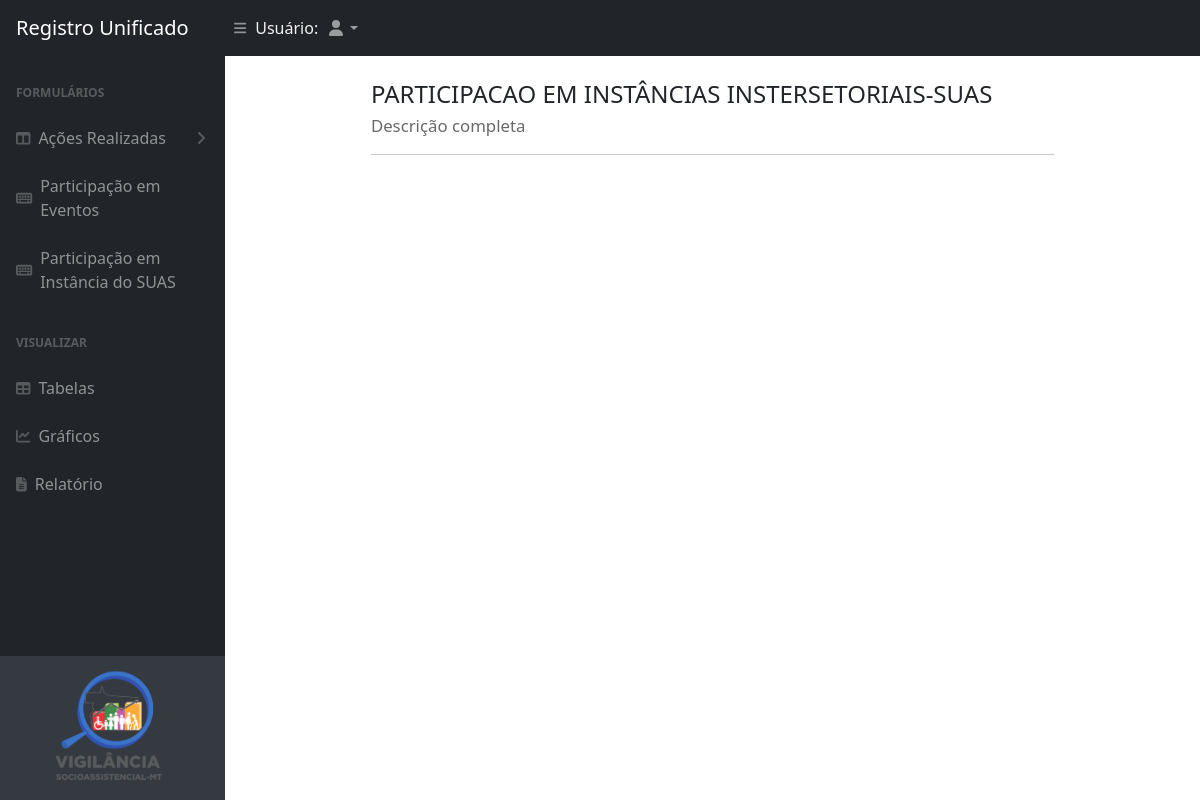
The app's page /users/list-interset/4, older data.
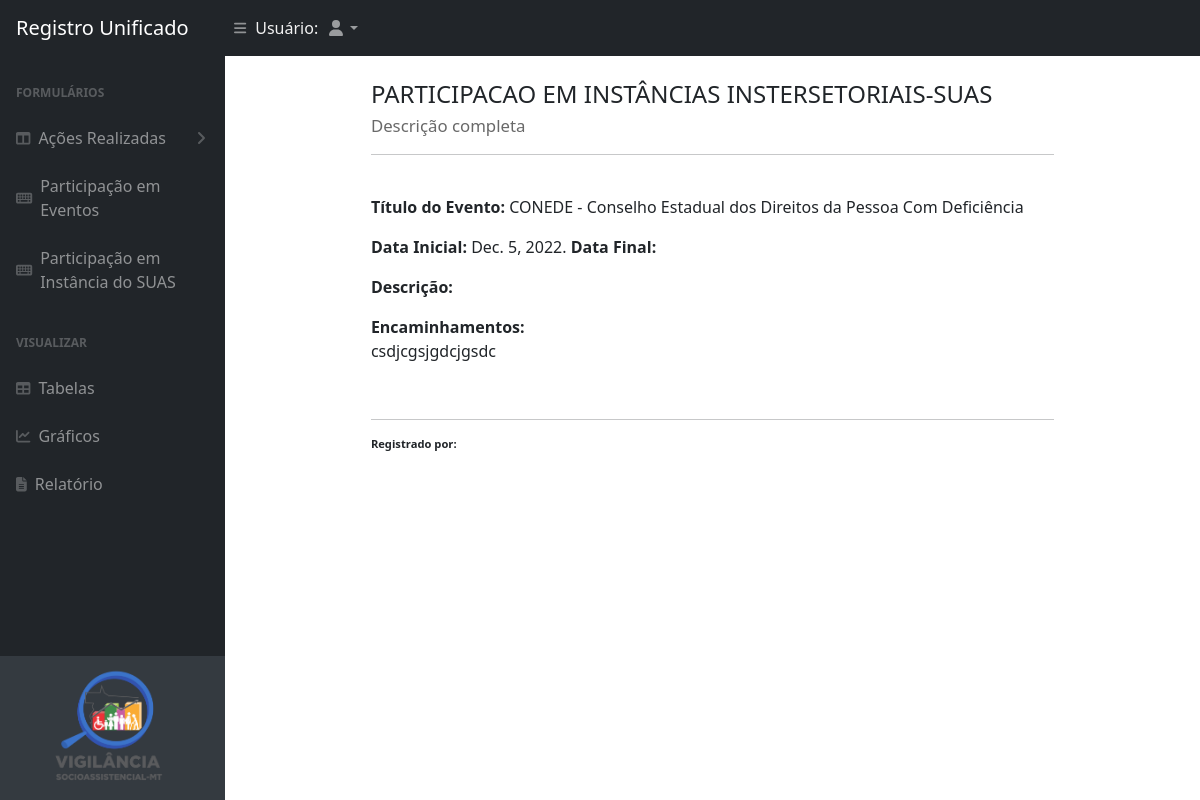
The same page, newer data.
### app/models.py (models this page shows)
class TableIntersetModel(models.Model):
    user = models.ForeignKey(User, on_delete=models.CASCADE)
    espaco_participacao = models.CharField( max_length=150, choices=LISTA_ESPACO_PARTICIPACAO, default= '')
    data_inicial = models.DateField('Data Inicial')
    data_final = models.DateField('Data Final')
    descricao = models.TextField('Descrição', max_length=1000,null=False, default='')
    encaminhamentos = models.TextField('Encaminhamentos', max_length=1000,null=True, default='')

### app/views.py (the view)
# urls.py: path('list-interset/<id>', view = INTERSET.listInterset,name="listInterset"),
    def listInterset(request, id):
        interset_object_model = TableIntersetModel.objects.filter(id=id)
        return render(request, 'app/tables/tableInterset/listInterset.html',{'interset_object_model':interset_object_model})# context=context)

### templates/app/tables/tableInterset/listInterset.html (shortened to what this page needs)
{% extends 'app/index.html' %}
{% load crispy_forms_tags %}
{% load static %}
{% block content %}
<div class="container w-75 mb-3">
  <div class="row mx-auto">
    <h4 class="font-weight-bold text-left mt-4 mb-4" >PARTICIPACAO EM INSTÂNCIAS INSTERSETORIAIS-SUAS  <br>
    <span style="color: dimgrey;font-size: 70%;">Descrição completa</span>
    <br><hr>
    </h4>
    <div class="text-break ">
      {% for interset in interset_object_model %}
      <p><span style="font-weight:bold;">Título do Evento:</span> {{interset.espaco_participacao}}</p>
      <p><span style="font-weight:bold;">Data Inicial:</span> {{interset.data_inicial}}. <span style="font-weight:bold;">Data Final:</span> {{evento.data_final}}</p>
      <p><span style="font-weight:bold;">Descrição:</span><br>{{interset.descricao_evento}}</p>
      <p><span style="font-weight:bold;">Encaminhamentos:</span><br>{{interset.encaminhamentos}}</p>
      <br>
      <hr>
      <p style="font-size: 70%;"><span style="font-weight:bold;"> Registrado por:</span> {{user.first_name|title}} {{user.last_name|title}}</p>
      {% endfor %}
    </div>
  </div>
</div>
{% endblock %}

Row changes from the older to the newer data that the page shows:
added TableIntersetModel: espaco_participacao "CONEDE - Conselho Estadual dos Direitos da Pessoa Com Deficiência", data_inicial "Dec. 5, 2022", encaminhamentos "csdjcgsjgdcjgsdc"
